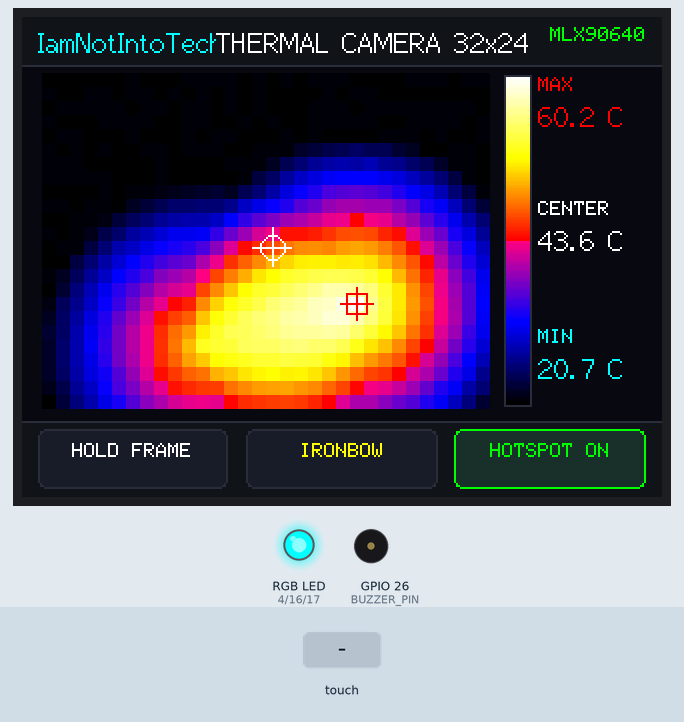
Recording of a sketch running on a simulated ESP32. Shown: 320×240 colour display, an RGB LED mixed from three pins (HIGH = lit), buzzer (waves = sounding). The inputs (shaded band) are chosen by the test bench. Random numbers use the default seed unless the sketch sets one; pins used as bus, display or sensor lines are not drawn; what the sketch prints to the serial monitor is not drawn.

Above: at 1.5 s.
1.6 s: touch panel pressed at 13 % / 90 % of its raw x / y range
At 2.1 s:
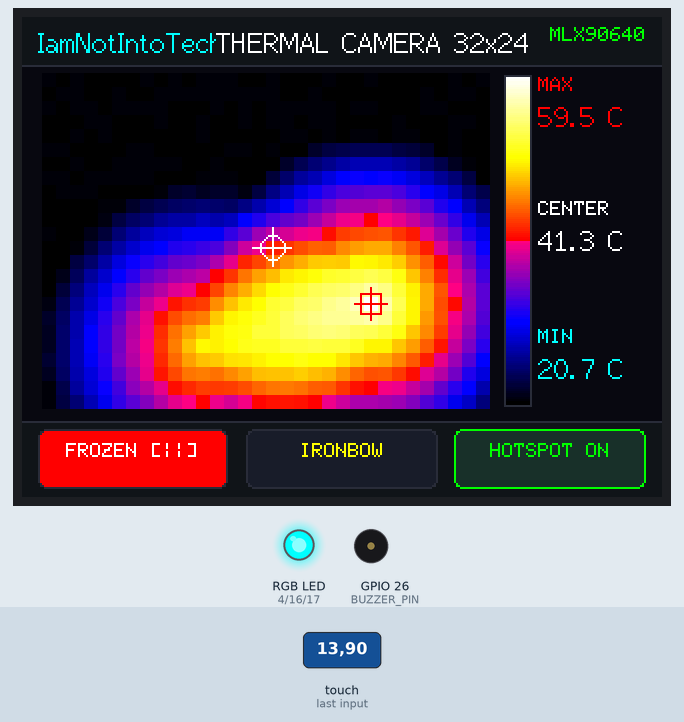
3.1 s: touch panel pressed at 38 % / 90 % of its raw x / y range
At 3.4 s:
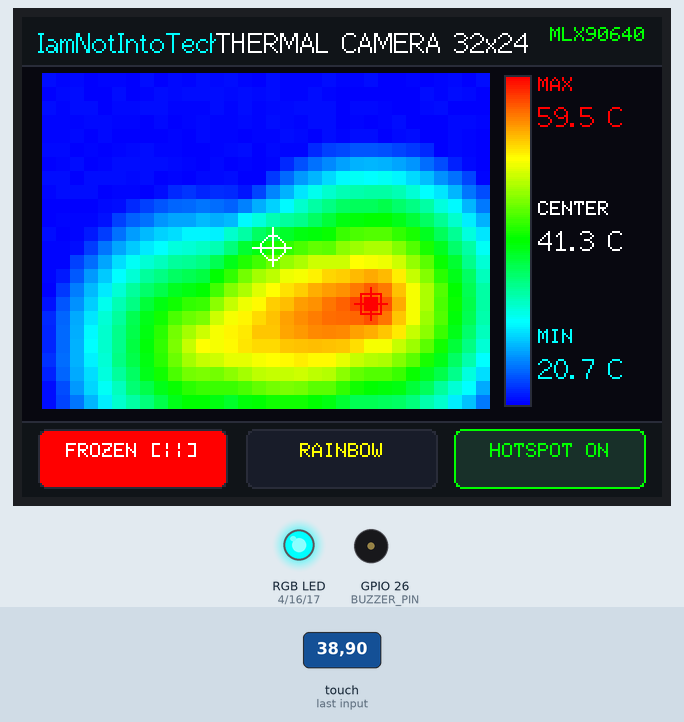
4.6 s: touch panel pressed at 62 % / 90 % of its raw x / y range
At 5.6 s:
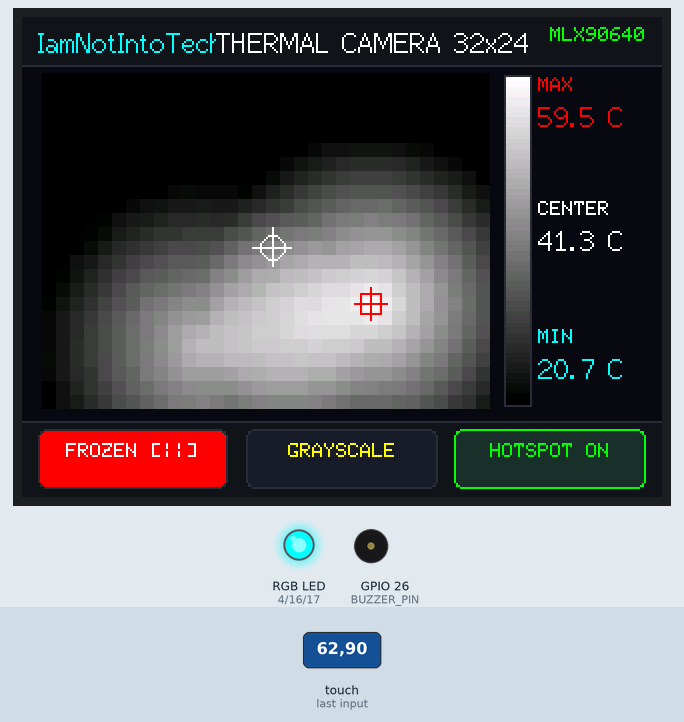
6.1 s: touch panel pressed at 13 % / 90 % of its raw x / y range
At 6.3 s:
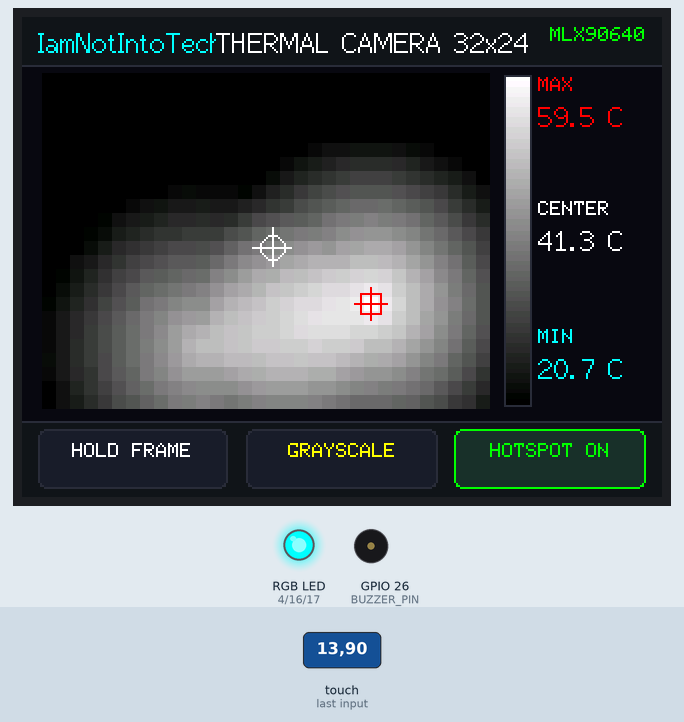
Timing chart, 0 to 8.6 s (numbered marks = the images above; inputs shaded):
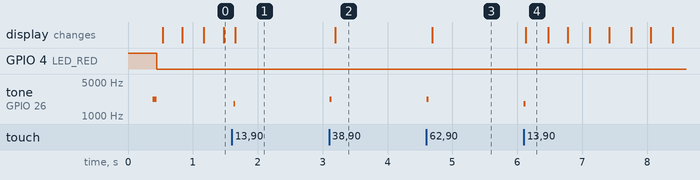

The sketch:

34-thermal-camera-display.ino
```cpp
/**
 * 🌡️ Project 34: Local Thermal Imaging Camera
 *
 * Hardware: Elecrow CrowPanel 2.8" (ESP32-2432S028R)
 * Channel Branding: IamNotIntoTech (https://youtube.com/@IamNotIntoTech)
 * Author: Tushar Aggarwal (tushar2704)
 *
 * Features:
 * - 32x24 Far-infrared thermal camera display (MLX90640 ready over HY2.0 I2C SDA:27, SCL:22).
 * - Multi-source dynamic thermal gradient simulation fallback when sensor is detached.
 * - 3 Thermal colormaps: Ironbow (FLIR style), Rainbow (Turbo), and High-Contrast Grayscale.
 * - Center crosshair temperature readout and dynamic maximum hotspot reticle tracking.
 * - Touch toolbar: Freeze / Hold frame, Colormap cycle, and Hotspot tracking toggle.
 * - Critical overheat safety alert (>50°C) with flashing active-low Red LED and buzzer tone.
 * - Calibrated non-inverted resistive touch controls with acoustic feedback clicks.
 */

#include <Arduino.h>
#include <SPI.h>
#include <Wire.h>
#include <TFT_eSPI.h>
#include <XPT2046_Touchscreen.h>

// Hardware Pin Definitions for Elecrow 2.8" CYD
#define TFT_BL_PIN    21
#define TOUCH_MOSI    32
#define TOUCH_MISO    39
#define TOUCH_CLK     25
#define TOUCH_CS      33
#define TOUCH_IRQ     36

#define LED_RED       4
#define LED_GREEN     16
#define LED_BLUE      17
#define BUZZER_PIN    26

#define I2C_SDA       27
#define I2C_SCL       22
#define MLX90640_ADDR 0x33

SPIClass touchSPI = SPIClass(VSPI);
XPT2046_Touchscreen ts(TOUCH_CS);
TFT_eSPI tft = TFT_eSPI();

// UI Colors (16-bit 565)
#define COLOR_BG        0x0842 // Charcoal
#define COLOR_PANEL     0x10A3
#define COLOR_CARD      0x18E5
#define COLOR_CARD_BRD  0x2967
#define COLOR_TEXT      0xFFFF
#define COLOR_MUTED     0x8410
#define COLOR_GREEN     0x07E0
#define COLOR_YELLOW    0xFFE0
#define COLOR_RED       0xF800
#define COLOR_CYAN      0x07FF

// Thermal Grid Parameters (32 cols x 24 rows)
#define COLS 32
#define ROWS 24
float thermalFrame[ROWS][COLS];

float minTemp = 20.0;
float maxTemp = 38.0;
float centerTemp = 24.5;
int maxHotX = 16;
int maxHotY = 12;

bool sensorDetected = false;
bool frameFrozen = false;
int colormapIndex = 0; // 0 = Ironbow, 1 = Rainbow, 2 = Grayscale
bool hotSpotEnabled = true;

float simAngle = 0.0;
unsigned long lastTouchTime = 0;
unsigned long lastFrameTick = 0;

void playBeep(int freq = 2000, int ms = 30) {
  tone(BUZZER_PIN, freq, ms);
}

void setRGB(bool r, bool g, bool b) {
  digitalWrite(LED_RED, r ? LOW : HIGH);
  digitalWrite(LED_GREEN, g ? LOW : HIGH);
  digitalWrite(LED_BLUE, b ? LOW : HIGH);
}

uint16_t getPaletteColor(uint8_t val, int mapIdx) {
  if (mapIdx == 0) {
    // Ironbow (Black -> Blue -> Violet -> Orange -> Yellow -> White)
    uint8_t r, g, b;
    if (val < 64) {
      r = 0;
      g = 0;
      b = val * 4;
    } else if (val < 128) {
      r = (val - 64) * 4;
      g = 0;
      b = 255 - (val - 64) * 2;
    } else if (val < 192) {
      r = 255;
      g = (val - 128) * 4;
      b = 0;
    } else {
      r = 255;
      g = 255;
      b = (val - 192) * 4;
    }
    return tft.color565(r, g, b);
  } else if (mapIdx == 1) {
    // Rainbow / Turbo
    uint8_t r, g, b;
    if (val < 64) {
      r = 0;
      g = val * 4;
      b = 255;
    } else if (val < 128) {
      r = 0;
      g = 255;
      b = 255 - (val - 64) * 4;
    } else if (val < 192) {
      r = (val - 128) * 4;
      g = 255;
      b = 0;
    } else {
      r = 255;
      g = 255 - (val - 192) * 4;
      b = 0;
    }
    return tft.color565(r, g, b);
  } else {
    // Grayscale
    return tft.color565(val, val, val);
  }
}

void initThermalSensor() {
  Wire.begin(I2C_SDA, I2C_SCL, 400000);
  delay(50);
  Wire.beginTransmission(MLX90640_ADDR);
  if (Wire.endTransmission() == 0) {
    sensorDetected = true;
  } else {
    sensorDetected = false;
  }
}

void updateThermalSimulation() {
  simAngle += 0.08f;
  int hotX1 = 16 + (int)(sin(simAngle) * 8.0f);
  int hotY1 = 12 + (int)(cos(simAngle * 0.7f) * 6.0f);

  int hotX2 = 8 + (int)(cos(simAngle * 0.5f) * 4.0f);
  int hotY2 = 16 + (int)(sin(simAngle * 0.9f) * 4.0f);

  minTemp = 100.0;
  maxTemp = -50.0;

  for (int y = 0; y < ROWS; y++) {
    for (int x = 0; x < COLS; x++) {
      float d1 = sqrt(sq(x - hotX1) + sq(y - hotY1));
      float d2 = sqrt(sq(x - hotX2) + sq(y - hotY2));

      float temp = 21.0 + max(0.0f, (38.5f - d1 * 3.2f)) + max(0.0f, (29.0f - d2 * 2.5f));
      temp += (random(-3, 4) / 10.0f);

      thermalFrame[y][x] = temp;

      if (temp < minTemp) minTemp = temp;
      if (temp > maxTemp) {
        maxTemp = temp;
        maxHotX = x;
        maxHotY = y;
      }
    }
  }

  centerTemp = thermalFrame[ROWS / 2][COLS / 2];
}

void drawHeader() {
  tft.fillRect(0, 0, 320, 24, COLOR_PANEL);
  tft.drawFastHLine(0, 24, 320, COLOR_CARD_BRD);

  tft.setTextColor(COLOR_CYAN, COLOR_PANEL);
  tft.drawString("IamNotIntoTech", 8, 5, 2);

  tft.setTextColor(COLOR_TEXT, COLOR_PANEL);
  tft.drawCentreString("THERMAL CAMERA 32x24", 175, 5, 2);

  if (sensorDetected) {
    tft.setTextColor(COLOR_GREEN, COLOR_PANEL);
    tft.drawRightString("MLX90640", 312, 5, 1);
  } else {
    tft.setTextColor(COLOR_YELLOW, COLOR_PANEL);
    tft.drawRightString("SIMULATED", 312, 5, 1);
  }
}

void renderThermalGrid() {
  int startX = 10;
  int startY = 28;
  int pixelSize = 7;

  float range = max(0.1f, maxTemp - minTemp);

  for (int r = 0; r < ROWS; r++) {
    for (int c = 0; c < COLS; c++) {
      float tVal = thermalFrame[r][c];
      uint8_t norm = constrain((int)((tVal - minTemp) / range * 255.0f), 0, 255);
      uint16_t color = getPaletteColor(norm, colormapIndex);

      tft.fillRect(startX + c * pixelSize, startY + r * pixelSize, pixelSize, pixelSize, color);
    }
  }

  // Draw Center Reticle
  int cx = startX + (COLS / 2) * pixelSize + pixelSize / 2;
  int cy = startY + (ROWS / 2) * pixelSize + pixelSize / 2;
  tft.drawCircle(cx, cy, 6, COLOR_TEXT);
  tft.drawFastHLine(cx - 10, cy, 20, COLOR_TEXT);
  tft.drawFastVLine(cx, cy - 10, 20, COLOR_TEXT);

  // Draw Hotspot Reticle
  if (hotSpotEnabled) {
    int hx = startX + maxHotX * pixelSize + pixelSize / 2;
    int hy = startY + maxHotY * pixelSize + pixelSize / 2;
    tft.drawRect(hx - 5, hy - 5, 11, 11, COLOR_RED);
    tft.drawFastHLine(hx - 8, hy, 17, COLOR_RED);
    tft.drawFastVLine(hx, hy - 8, 17, COLOR_RED);
  }

  // Palette Gradient Bar
  int palX = 242;
  int palY = 30;
  int palW = 12;
  int palH = 164;
  for (int i = 0; i < palH; i++) {
    uint8_t val = map(palH - 1 - i, 0, palH - 1, 0, 255);
    tft.drawFastHLine(palX, palY + i, palW, getPaletteColor(val, colormapIndex));
  }
  tft.drawRect(palX - 1, palY - 1, palW + 2, palH + 2, COLOR_CARD_BRD);

  // Temperature Sidebar Numbers
  tft.fillRect(258, 28, 60, 168, COLOR_BG);

  tft.setTextColor(COLOR_RED, COLOR_BG);
  char maxBuf[16];
  snprintf(maxBuf, sizeof(maxBuf), "%.1f C", maxTemp);
  tft.drawString("MAX", 258, 30, 1);
  tft.drawString(maxBuf, 258, 42, 2);

  tft.setTextColor(COLOR_TEXT, COLOR_BG);
  char cenBuf[16];
  snprintf(cenBuf, sizeof(cenBuf), "%.1f C", centerTemp);
  tft.drawString("CENTER", 258, 92, 1);
  tft.drawString(cenBuf, 258, 104, 2);

  tft.setTextColor(COLOR_CYAN, COLOR_BG);
  char minBuf[16];
  snprintf(minBuf, sizeof(minBuf), "%.1f C", minTemp);
  tft.drawString("MIN", 258, 156, 1);
  tft.drawString(minBuf, 258, 168, 2);
}

void drawBottomToolbar() {
  tft.fillRect(0, 202, 320, 38, COLOR_PANEL);
  tft.drawFastHLine(0, 202, 320, COLOR_CARD_BRD);

  // Button 1: Freeze Frame (8..103)
  tft.fillRoundRect(8, 206, 95, 30, 4, frameFrozen ? COLOR_RED : COLOR_CARD);
  tft.drawRoundRect(8, 206, 95, 30, 4, COLOR_CARD_BRD);
  tft.setTextColor(frameFrozen ? COLOR_TEXT : COLOR_TEXT, frameFrozen ? COLOR_RED : COLOR_CARD);
  tft.drawCentreString(frameFrozen ? "FROZEN [||]" : "HOLD FRAME", 55, 213, 1);

  // Button 2: Palette Cycle (112..208)
  const char* mapNames[3] = { "IRONBOW", "RAINBOW", "GRAYSCALE" };
  tft.fillRoundRect(112, 206, 96, 30, 4, COLOR_CARD);
  tft.drawRoundRect(112, 206, 96, 30, 4, COLOR_CARD_BRD);
  tft.setTextColor(COLOR_YELLOW, COLOR_CARD);
  tft.drawCentreString(mapNames[colormapIndex], 160, 213, 1);

  // Button 3: Hotspot Toggle (216..312)
  tft.fillRoundRect(216, 206, 96, 30, 4, hotSpotEnabled ? tft.color565(30, 50, 40) : COLOR_CARD);
  tft.drawRoundRect(216, 206, 96, 30, 4, hotSpotEnabled ? COLOR_GREEN : COLOR_CARD_BRD);
  tft.setTextColor(hotSpotEnabled ? COLOR_GREEN : COLOR_MUTED, hotSpotEnabled ? tft.color565(30, 50, 40) : COLOR_CARD);
  tft.drawCentreString(hotSpotEnabled ? "HOTSPOT ON" : "HOTSPOT OFF", 264, 213, 1);
}

void setup() {
  Serial.begin(115200);

  pinMode(LED_RED, OUTPUT);
  pinMode(LED_GREEN, OUTPUT);
  pinMode(LED_BLUE, OUTPUT);
  setRGB(false, false, false);

  pinMode(BUZZER_PIN, OUTPUT);
  digitalWrite(BUZZER_PIN, LOW);

  pinMode(TFT_BL_PIN, OUTPUT);
  digitalWrite(TFT_BL_PIN, HIGH);

  tft.init();
  tft.setRotation(1);
  tft.fillScreen(COLOR_BG);

  // Initialize Touch (VSPI)
  touchSPI.begin(TOUCH_CLK, TOUCH_MISO, TOUCH_MOSI, TOUCH_CS);
  ts.begin(touchSPI);
  ts.setRotation(1);

  initThermalSensor();

  drawHeader();
  drawBottomToolbar();
  updateThermalSimulation();
  renderThermalGrid();

  playBeep(2200, 60);
  Serial.println(F("[SYSTEM] Thermal Camera Display Ready."));
}

void loop() {
  // Update thermal frame every 80ms (~12 FPS)
  if (!frameFrozen && millis() - lastFrameTick > 80) {
    lastFrameTick = millis();
    updateThermalSimulation();
    renderThermalGrid();

    // Overheat alert (> 45°C)
    if (maxTemp > 45.0f) {
      setRGB(true, false, false); // Red alarm
    } else {
      setRGB(false, true, false); // Normal Green
    }
  }

  // Touch Handling
  if (ts.touched()) {
    TS_Point p = ts.getPoint();
    if (p.z > 50 || ts.touched()) {
      if (millis() - lastTouchTime > 180) {
        lastTouchTime = millis();
        int screenX = map(p.x, 240, 3800, 0, 320);
        int screenY = map(p.y, 240, 3800, 0, 240);
        screenX = constrain(screenX, 0, 319);
        screenY = constrain(screenY, 0, 239);

        // Toolbar buttons (screenY >= 202)
        if (screenY >= 202) {
          if (screenX >= 8 && screenX <= 103) {
            frameFrozen = !frameFrozen;
            playBeep(1800, 30);
            drawBottomToolbar();
          } else if (screenX >= 112 && screenX <= 208) {
            colormapIndex = (colormapIndex + 1) % 3;
            playBeep(2200, 30);
            drawBottomToolbar();
            renderThermalGrid();
          } else if (screenX >= 216 && screenX <= 312) {
            hotSpotEnabled = !hotSpotEnabled;
            playBeep(2000, 30);
            drawBottomToolbar();
            renderThermalGrid();
          }
        }
      }
    }
  }

  delay(15);
}
```

Measured:
- after the input at 1.6 s, tone on GPIO 26 (BUZZER_PIN): silent → 1800 Hz at once, → silent 0.03 s later
- after the input at 3.1 s, tone on GPIO 26 (BUZZER_PIN): silent → 2200 Hz at once, → silent 0.03 s later; the display: changes after 0.10 s (image 2)
- after the input at 4.6 s, tone on GPIO 26 (BUZZER_PIN): silent → 2200 Hz at once, → silent 0.03 s later; the display: changes after 0.09 s (image 3)
- after the input at 6.1 s, tone on GPIO 26 (BUZZER_PIN): silent → 1800 Hz at once, → silent 0.03 s later; the display: changes at once (image 4)
